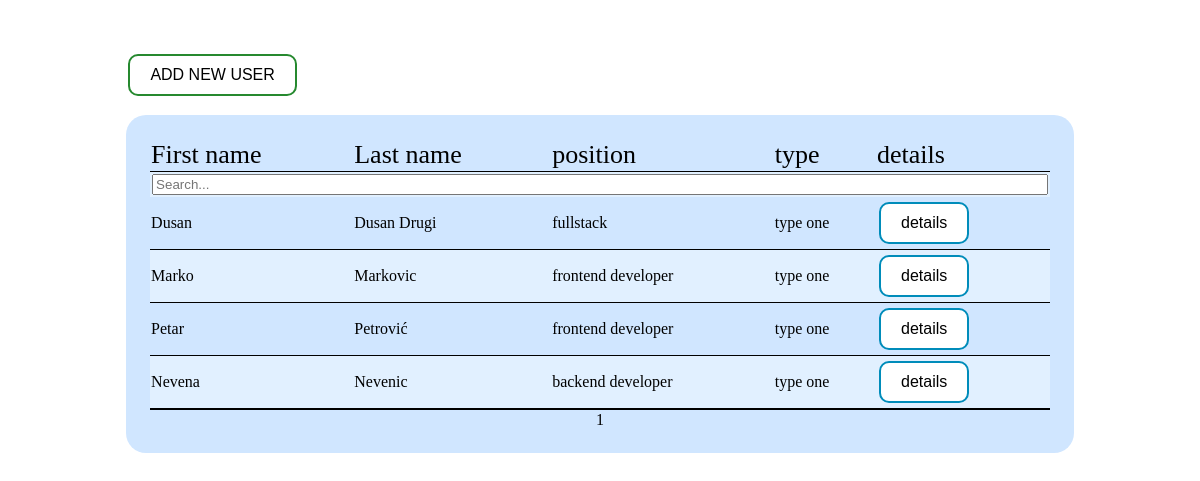
The page / on the database its author committed.
### tables this page shows
CREATE TABLE `user` (
  `user_id` int(10) UNSIGNED NOT NULL AUTO_INCREMENT,
  `first_name` varchar(64) NOT NULL,
  `last_name` varchar(64) NOT NULL,
  `position_id` int(10) UNSIGNED NOT NULL,
  `type_id` int(10) UNSIGNED NOT NULL DEFAULT 1,
  `gender` enum('Male','Female') NULL DEFAULT NULL,
  `picture_path` varchar(255) NULL DEFAULT NULL,
  `cv_path` varchar(255) NULL DEFAULT NULL,
  PRIMARY KEY (`user_id`) USING BTREE,
  INDEX `fk_user_position_id`(`position_id`) USING BTREE,
  INDEX `fk_user_type_id`(`type_id`) USING BTREE,
  CONSTRAINT `fk_user_position_id` FOREIGN KEY (`position_id`) REFERENCES `position` (`position_id`) ON DELETE RESTRICT ON UPDATE CASCADE,
  CONSTRAINT `fk_user_type_id` FOREIGN KEY (`type_id`) REFERENCES `type` (`type_id`) ON DELETE RESTRICT ON UPDATE CASCADE
);

CREATE TABLE `position` (
  `position_id` int(10) UNSIGNED NOT NULL AUTO_INCREMENT,
  `position` varchar(255) NOT NULL,
  `description` varchar(255) NOT NULL,
  PRIMARY KEY (`position_id`) USING BTREE
);

CREATE TABLE `type` (
  `type_id` int(10) UNSIGNED NOT NULL AUTO_INCREMENT,
  `user_type` varchar(255) NOT NULL,
  `description` varchar(255) NOT NULL,
  PRIMARY KEY (`type_id`) USING BTREE
);

### services/services.php (called while the page is built, shortened)
<?php
    require_once "connection_to_db.php";
    require_once "services/UserService.php";
    $userService = new UserService($mysqli);

### services/BaseService.php (called while the page is built, shortened)
<?php
class BaseService {
    private $db;
    public function __construct($db) {
        $this->db = $db;
    }
    protected function db() {
        return $this->db;
    }
}

### services/UserService.php (called while the page is built, shortened)
<?php
    require_once 'services/BaseService.php';
    require_once 'models/User.php';
    class UserService extends BaseService {
        public function getAll() {
            $users = array();
            $sql = "SELECT
                        user.user_id,
                        user.first_name,
                        user.last_name,
                        position.position,
                        type.user_type,
                        user.gender,
                        user.picture_path,
                        user.cv_path
                    FROM
                        user
                    INNER JOIN position ON user.position_id = position.position_id
                    INNER JOIN type ON type.type_id = user.type_id";
            $result = $this->db()->query($sql);
            while ($row = $result->fetch_assoc()) {
                $u = new User($row['user_id'],$row['first_name'],$row['last_name'],$row['position'],$row['user_type'],$row['gender'],$row['picture_path'],$row['cv_path']);
                array_push($users,$u);
            }
            return $users;
        }
    }

### actions/users-list/users-list-logic.php (called while the page is built, shortened)
<?php
    $users = $userService->getAll();

### models/User.php (the view, shortened to what this page needs)
<?php
class User {
    public $f_name;
    public $l_name;
    public $position;
    public $type;
    function __construct($id,$f_name,$l_name,$position,$type,$gender,$picture,$cv){
        $this->f_name = $f_name;
        $this->l_name = $l_name;
        $this->position = $position;
        $this->type = $type;
    }
    function print_in_table(){
        echo "<tr><td>";
        echo htmlspecialchars($this->f_name);
        echo "</td>";
        echo "<td>";
        echo htmlspecialchars($this->l_name);
        echo "</td>";
        echo "<td>";
        echo htmlspecialchars($this->position);
        echo "</td>";
        echo "<td>";
        echo htmlspecialchars($this->type);
        echo "</td>";
        echo "<td>";
        echo "<form action='?action=users-details' method='post'>";
        echo "<input class='button2' type='submit' value='details'></form>";
        echo "</td>";
        echo "</tr>";
    }
}

### index.php (shortened to what this page needs)
<?php
    require_once "services/services.php";
?>
<!DOCTYPE html>
<html lang="en">
    <head>
        <link rel="stylesheet" href="style/style.css">
    </head>
    <body>
        <?php require_once 'actions/router.php'; ?>
    </body>
</html>

### actions/router.php (shortened to what this page needs)
<?php
    $action = filter_input(INPUT_GET, 'action', FILTER_SANITIZE_SPECIAL_CHARS, FILTER_FLAG_STRIP_HIGH);
    $action = preg_replace('/[^a-z\\-]/', '', $action);
    if (!$action) {
        $action = 'users-list';
    }
    $actionLogicPath = 'actions/' . $action . '/' . $action . '-logic.php';
    $actionViewPath  = 'actions/' . $action . '/' . $action . '-view.php';
    require_once $actionLogicPath;
    if (file_exists($actionViewPath)) {
        require_once $actionViewPath;
    }

### actions/users-list/users-list-view.php (shortened to what this page needs)
<div id="add">
    <button class="button" onClick="window.open('?action=users-add-form');">
        <span class="icon">ADD NEW USER</span>
    </button>
</div>
<table id="sampleTable">
    <thead>
        <tr>
            <td>First name</td>
            <td>Last name</td>
            <td>position</td>
            <td>type</td>
            <td>details</td>
        </tr>
    </thead>
    <tbody>
        <?php
        foreach ($users as $u) {
            $u->print_in_table();
        }
        ?>
    </tbody>
</table>

### style/style.css (style rules this page uses)
#sampleTable { background-color: rgb(208, 230, 255); margin: 15px auto; padding: 2%; border-radius: 20px; width: 80%; border-spacing: 0px; }
#sampleTable thead tr td { border-bottom: 1px solid black; font-size: 26px; }
#sampleTable tbody tr td { border-bottom: 1px solid black; }
tr:nth-child(even) { background-color: rgb(225, 240, 265);; }
#add { margin-top: 50px; margin-left: 10%; }
.button { padding: 10px 20px; text-align: center; text-decoration: none; display: inline-block; font-size: 16px; margin: 4px 2px; transition-duration: 0.4s; cursor: pointer; background-color: white; color: black; border: 2px solid #26892f; border-radius: 10px; }
.button2 { padding: 10px 20px; text-align: center; text-decoration: none; display: inline-block; font-size: 16px; margin: 4px 2px; transition-duration: 0.4s; cursor: pointer; background-color: white; color: black; border: 2px solid #008CBA; border-radius: 10px; }

### rows shown on the page
user: first_name "Marko", last_name "Markovic", position.position "frontend developer", type.user_type "type one"
user: first_name "Petar", last_name "Petrović", position.position "frontend developer", type.user_type "type one"
user: first_name "Nevena", last_name "Nevenic", position.position "backend developer", type.user_type "type one"
user: first_name "Dusan", last_name "Dusan Drugi", position.position "fullstack", type.user_type "type one"
